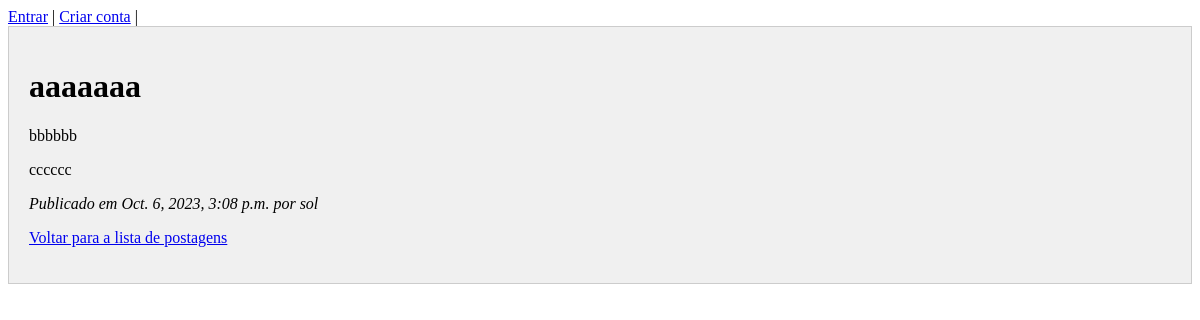
Screenshot of /blog/12/ with the database file from the repository.
### blog/models.py (models this page shows, shortened)
class Post(models.Model):
    class Status(models.TextChoices):
        DRAFT = 'DF', 'Draft'
        PUBLISHED = 'PB', 'Published'
    titulo = models.CharField(max_length=250)
    slug = models.SlugField(max_length=250)
    autor = models.ForeignKey(User, on_delete = models.CASCADE, related_name='blog_posts', default=0)
    corpo = models.TextField()
    dt_publicado = models.DateTimeField(default=timezone.now)
    dt_criado = models.DateTimeField(auto_now_add=True)
    dt_atualizado = models.DateTimeField(auto_now=True)
    status = models.CharField(max_length=2, choices=Status.choices, default=Status.DRAFT)
    editado = False
    objects = models.Manager()
    published = PublishedManager()
    class Meta:
        ordering = ['-dt_publicado']
        indexes = [models.Index(fields=['-dt_publicado'])]

### blog/views.py (the view)
# urls.py: path('<int:id>/', views.detalhes_postagem, name='detalhes_postagem'),
def detalhes_postagem(request, id):
    post = get_object_or_404(Post, id=id, status=Post.Status.PUBLISHED)
    return render(request, 'blog/post/detalhes.html', {'post': post})

### blog/templates/blog/post/detalhes.html (shortened to what this page needs)
{% extends "blog/post/base.html" %}
{% block content %}
<div class="post-container">
    <h1>{{ post.titulo }}</h1>
    {{ post.corpo|linebreaks }}
    {% if post.editado == False %}
        <i>Publicado em {{ post.dt_publicado }} por {{ post.autor }}</i>
    {% else %}
        <i>Atualizado em {{ post.dt_atualizado }} por {{ post.autor }}</i>
    {% endif %}
    <p>
        <a href="{% url 'blog:lista_postagens' %}">Voltar para a lista de postagens</a>
    </p>
</div>
{% endblock %}

### blog/static/blog/estilo.css (style rules this page uses)
.post-container { background-color: #f0f0f0; padding: 20px; border: 1px solid #ccc; }

### rows the page displays
Post: titulo "aaaaaaa", corpo "bbbbbb cccccc", dt_publicado "Oct. 6, 2023, 3:08 p.m.", autor "sol"
